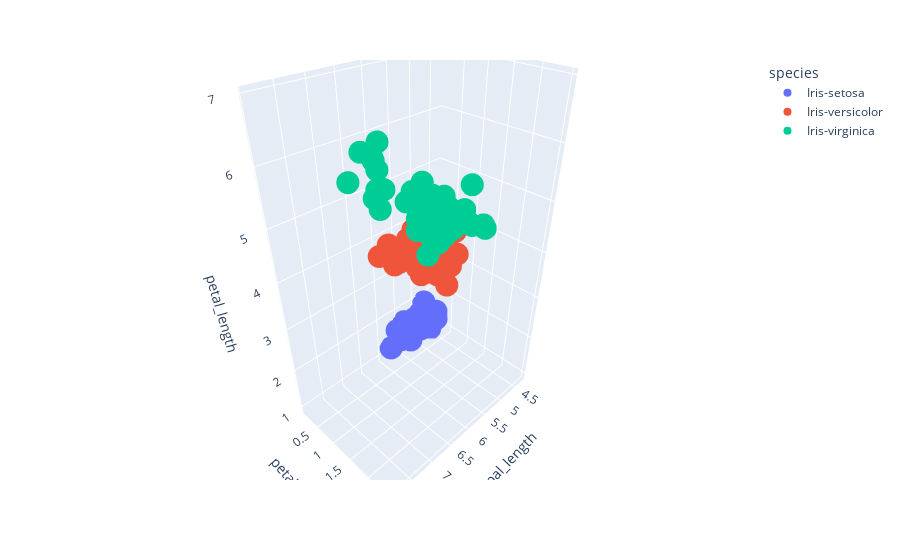

The cell this chart's notebook holds for it:
### Code cell
fig = px.scatter_3d(data, x='sepal_length', y='petal_width', z='petal_length', color='species')
fig.show()

### Figure 1 — Plotly figure (JSON) as saved in the notebook; plotly's stock layout.template omitted (floating-point values rounded to 4 significant figures)
{"data": [{"hovertemplate": "species=Iris-setosa<br>sepal_length=%{x}<br>petal_width=%{y}<br>petal_length=%{z}<extra></extra>", "legendgroup": "Iris-setosa", "marker": {"color": "#636efa", "symbol": "circle"}, "mode": "markers", "name": "Iris-setosa", "scene": "scene", "showlegend": true, "type": "scatter3d", "x": [5.1, 4.9, 4.7, 4.6, 5, 5.4, 4.6, 5, 4.4, 4.9, 5.4, 4.8, 4.8, 4.3, 5.8, 5.7, 5.4, 5.1, 5.7, 5.1, 5.4, 5.1, 4.6, 5.1, 4.8, 5, 5, 5.2, 5.2, 4.7, 4.8, 5.4, 5.2, 5.5, 4.9, 5, 5.5, 4.9, 4.4, 5.1, 5, 4.5, 4.4, 5, 5.1, 4.8, 5.1, 4.6, 5.3, 5], "y": [0.2, 0.2, 0.2, 0.2, 0.2, 0.4, 0.3, 0.2, 0.2, 0.1, 0.2, 0.2, 0.1, 0.1, 0.2, 0.4, 0.4, 0.3, 0.3, 0.3, 0.2, 0.4, 0.2, 0.5, 0.2, 0.2, 0.4, 0.2, 0.2, 0.2, 0.2, 0.4, 0.1, 0.2, 0.1, 0.2, 0.2, 0.1, 0.2, 0.2, 0.3, 0.3, 0.2, 0.6, 0.4, 0.3, 0.2, 0.2, 0.2, 0.2], "z": [1.4, 1.4, 1.3, 1.5, 1.4, 1.7, 1.4, 1.5, 1.4, 1.5, 1.5, 1.6, 1.4, 1.1, 1.2, 1.5, 1.3, 1.4, 1.7, 1.5, 1.7, 1.5, 1, 1.7, 1.9, 1.6, 1.6, 1.5, 1.4, 1.6, 1.6, 1.5, 1.5, 1.4, 1.5, 1.2, 1.3, 1.5, 1.3, 1.5, 1.3, 1.3, 1.3, 1.6, 1.9, 1.4, 1.6, 1.4, 1.5, 1.4]}, {"hovertemplate": "species=Iris-versicolor<br>sepal_length=%{x}<br>petal_width=%{y}<br>petal_length=%{z}<extra></extra>", "legendgroup": "Iris-versicolor", "marker": {"color": "#EF553B", "symbol": "circle"}, "mode": "markers", "name": "Iris-versicolor", "scene": "scene", "showlegend": true, "type": "scatter3d", "x": [7, 6.4, 6.9, 5.5, 6.5, 5.7, 6.3, 4.9, 6.6, 5.2, 5, 5.9, 6, 6.1, 5.6, 6.7, 5.6, 5.8, 6.2, 5.6, 5.9, 6.1, 6.3, 6.1, 6.4, 6.6, 6.8, 6.7, 6, 5.7, 5.5, 5.5, 5.8, 6, 5.4, 6, 6.7, 6.3, 5.6, 5.5, 5.5, 6.1, 5.8, 5, 5.6, 5.7, 5.7, 6.2, 5.1, 5.7], "y": [1.4, 1.5, 1.5, 1.3, 1.5, 1.3, 1.6, 1, 1.3, 1.4, 1, 1.5, 1, 1.4, 1.3, 1.4, 1.5, 1, 1.5, 1.1, 1.8, 1.3, 1.5, 1.2, 1.3, 1.4, 1.4, 1.7, 1.5, 1, 1.1, 1, 1.2, 1.6, 1.5, 1.6, 1.5, 1.3, 1.3, 1.3, 1.2, 1.4, 1.2, 1, 1.3, 1.2, 1.3, 1.3, 1.1, 1.3], "z": [4.7, 4.5, 4.9, 4, 4.6, 4.5, 4.7, 3.3, 4.6, 3.9, 3.5, 4.2, 4, 4.7, 3.6, 4.4, 4.5, 4.1, 4.5, 3.9, 4.8, 4, 4.9, 4.7, 4.3, 4.4, 4.8, 5, 4.5, 3.5, 3.8, 3.7, 3.9, 5.1, 4.5, 4.5, 4.7, 4.4, 4.1, 4, 4.4, 4.6, 4, 3.3, 4.2, 4.2, 4.2, 4.3, 3, 4.1]}, {"hovertemplate": "species=Iris-virginica<br>sepal_length=%{x}<br>petal_width=%{y}<br>petal_length=%{z}<extra></extra>", "legendgroup": "Iris-virginica", "marker": {"color": "#00cc96", "symbol": "circle"}, "mode": "markers", "name": "Iris-virginica", "scene": "scene", "showlegend": true, "type": "scatter3d", "x": [6.3, 5.8, 7.1, 6.3, 6.5, 7.6, 4.9, 7.3, 6.7, 7.2, 6.5, 6.4, 6.8, 5.7, 5.8, 6.4, 6.5, 7.7, 7.7, 6, 6.9, 5.6, 7.7, 6.3, 6.7, 7.2, 6.2, 6.1, 6.4, 7.2, 7.4, 7.9, 6.4, 6.3, 6.1, 7.7, 6.3, 6.4, 6, 6.9, 6.7, 6.9, 5.8, 6.8, 6.7, 6.7, 6.3, 6.5, 6.2, 5.9], "y": [2.5, 1.9, 2.1, 1.8, 2.2, 2.1, 1.7, 1.8, 1.8, 2.5, 2, 1.9, 2.1, 2, 2.4, 2.3, 1.8, 2.2, 2.3, 1.5, 2.3, 2, 2, 1.8, 2.1, 1.8, 1.8, 1.8, 2.1, 1.6, 1.9, 2, 2.2, 1.5, 1.4, 2.3, 2.4, 1.8, 1.8, 2.1, 2.4, 2.3, 1.9, 2.3, 2.5, 2.3, 1.9, 2, 2.3, 1.8], "z": [6, 5.1, 5.9, 5.6, 5.8, 6.6, 4.5, 6.3, 5.8, 6.1, 5.1, 5.3, 5.5, 5, 5.1, 5.3, 5.5, 6.7, 6.9, 5, 5.7, 4.9, 6.7, 4.9, 5.7, 6, 4.8, 4.9, 5.6, 5.8, 6.1, 6.4, 5.6, 5.1, 5.6, 6.1, 5.6, 5.5, 4.8, 5.4, 5.6, 5.1, 5.1, 5.9, 5.7, 5.2, 5, 5.2, 5.4, 5.1]}], "layout": {"legend": {"title": {"text": "species"}, "tracegroupgap": 0}, "margin": {"t": 60}, "scene": {"domain": {"x": [0, 1], "y": [0, 1]}, "xaxis": {"title": {"text": "sepal_length"}}, "yaxis": {"title": {"text": "petal_width"}}, "zaxis": {"title": {"text": "petal_length"}}}}}
